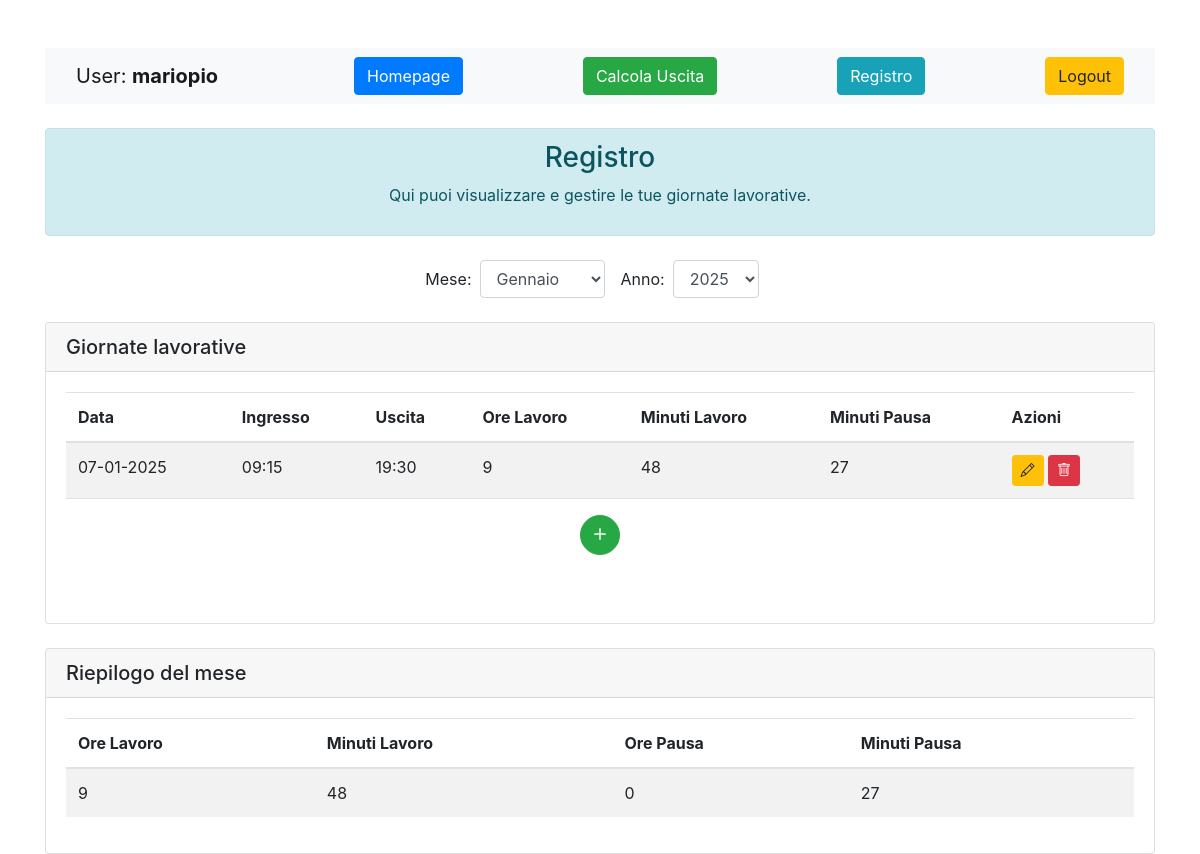
Screenshot of /quandoesco/registro/ (signed in) with the database file from the repository.
### MyApp/models.py (models this page shows, shortened)
class Giornata(models.Model):
    user = models.ForeignKey(User, on_delete=models.CASCADE)
    data = models.DateField()
    ingresso = models.TimeField()
    uscita = models.TimeField()
    ore_lavorate = models.IntegerField()
    minuti_lavorati = models.IntegerField()
    minuti_pausa = models.IntegerField()
    class Meta:
        unique_together = ('user', 'data')  # Un utente può avere solo una 'Giornata' per ogni data

### MyApp/views.py (the view)
# urls.py: path('registro/', views.registro, name='registro'),
@login_required()
def registro(request):
    user = request.user
    mesi = [
        (1, "Gennaio"), (2, "Febbraio"), (3, "Marzo"), (4, "Aprile"),
        (5, "Maggio"), (6, "Giugno"), (7, "Luglio"), (8, "Agosto"),
        (9, "Settembre"), (10, "Ottobre"), (11, "Novembre"), (12, "Dicembre")
    ]
    anni_disponibili = Giornata.objects.filter(user=user).dates('data', 'year', order='DESC')
    anni = [anno.year for anno in anni_disponibili]
    mese_selezionato = int(request.GET.get('mese', datetime.today().month))
    anno_selezionato = int(request.GET.get('anno', datetime.today().year))
    giornate = Giornata.objects.filter(
        user=user,
        data__year=anno_selezionato,
        data__month=mese_selezionato
    )
    ore_lavoro_tot = 0
    minuti_lavoro_tot = 0
    ore_pausa_tot=0
    minuti_pausa_tot=0
    for giornata in giornate:
        ore_lavoro_tot += giornata.ore_lavorate
        minuti_lavoro_tot += giornata.minuti_lavorati
        minuti_pausa_tot += giornata.minuti_pausa
    ore_lavoro_tot += minuti_lavoro_tot//60
    minuti_lavoro_tot = minuti_lavoro_tot % 60
    ore_pausa_tot = minuti_pausa_tot // 60
    minuti_pausa_tot= minuti_pausa_tot % 60
    context = {
        'giornate': giornate,
        'mesi': mesi,
        'anni': anni,
        'mese_selezionato': mese_selezionato,
        'anno_selezionato': anno_selezionato,
        'ore_lavoro_tot': ore_lavoro_tot,
        'minuti_lavoro_tot': minuti_lavoro_tot,
        'ore_pausa_tot': ore_pausa_tot,
        'minuti_pausa_tot': minuti_pausa_tot
    }
    return render(request, 'registro.html', context)

### MyApp/templates/registro.html (shortened to what this page needs)
<!DOCTYPE html>
<html lang="it">
<head>
    <link href="https://stackpath.bootstrapcdn.com/bootstrap/4.5.2/css/bootstrap.min.css" rel="stylesheet">
    <link href="https://cdn.jsdelivr.net/npm/bootstrap-icons/font/bootstrap-icons.css" rel="stylesheet">
</head>
<body>
{% block content %}
    <div class="container mt-5">
        {% include "navbar.html" %}
        <div class="alert alert-info text-center mt-4">
            <h3>Registro</h3>
            <p>Qui puoi visualizzare e gestire le tue giornate lavorative.</p>
        </div>
        <div class="d-flex justify-content-center mt-4">
            <form method="get" class="form-inline" id="filtroForm">
                <label for="mese" class="mr-2">Mese:</label>
                <select name="mese" id="mese" class="form-control mr-3">
                    {% for numero, nome in mesi %}
                        <option value="{{ numero }}" {% if numero == mese_selezionato %}selected{% endif %}>
                            {{ nome }}
                        </option>
                    {% endfor %}
                </select>
                <label for="anno" class="mr-2">Anno:</label>
                <select name="anno" id="anno" class="form-control mr-3">
                    {% for anno in anni %}
                        <option value="{{ anno }}" {% if anno == anno_selezionato %}selected{% endif %}>
                            {{ anno }}
                        </option>
                    {% endfor %}
                </select>
            </form>
        </div>
        <div class="card mt-4">
            <div class="card-header">
                <h5 class="mb-0">Giornate lavorative</h5>
            </div>
            <div class="card-body">
                <table class="table table-striped">
                    <thead>
                    <tr>
                        <th>Data</th>
                        <th>Ingresso</th>
                        <th>Uscita</th>
                        <th>Ore Lavoro</th>
                        <th>Minuti Lavoro</th>
                        <th>Minuti Pausa</th>
                        <th>Azioni</th>
                    </tr>
                    </thead>
                    <tbody>
                    {% for giornata in giornate %}
                        <tr>
                            <td>{{ giornata.data | date:'d-m-Y' }}</td>
                            <td>{{ giornata.ingresso | time:'H:i' }}</td>
                            <td>{{ giornata.uscita | time:'H:i' }}</td>
                            <td>{{ giornata.ore_lavorate }}</td>
                            <td>{{ giornata.minuti_lavorati }}</td>
                            <td>{{ giornata.minuti_pausa }}</td>
                            <td>
                                <a href="{% url 'modifica_giornata' giornata.id %}" class="btn btn-sm btn-warning"
                                   title="Modifica">
                                    <i class="bi bi-pencil"></i>
                                </a>
                                <button class="btn btn-danger btn-sm"
                                        onclick="openDeleteModal('{% url 'elimina_giornata' giornata.id %}')">
                                    <i class="bi bi-trash"></i>
                                </button>
                            </td>
                        </tr>
                    {% empty %}
                        <tr>
                            <td colspan="4" class="text-center">Nessuna giornata registrata.</td>
                        </tr>
                    {% endfor %}
                    <tr>
                        <td colspan="8" class="text-center">
                            <div class="text-center mt-4">
                                <a href="{% url 'salva_giornata' %}"
                                   class="btn btn-success rounded-circle d-flex align-items-center justify-content-center mx-auto"
                                   style="width: 40px; height: 40px; position: relative; bottom: +20px;">
                                    <i class="bi bi-plus" style="font-size: 24px; color: white;"></i>
                                </a>
                            </div>
                        </td>
                    </tr>
                    </tbody>
                </table>
            </div>
        </div>
        <div class="card mt-4">
            <div class="card-header">
                <h5 class="mb-0">Riepilogo del mese</h5>
            </div>
            <div class="card-body">
                <table class="table table-striped">
                    <thead>
                    <tr>
                        <th>Ore Lavoro</th>
                        <th>Minuti Lavoro</th>
                        <th>Ore Pausa</th>
                        <th>Minuti Pausa</th>
                    </tr>
                    </thead>
                    <tbody>
                    <tr>
                        <td>{{ ore_lavoro_tot }}</td>
                        <td>{{ minuti_lavoro_tot }}</td>
                        <td>{{ ore_pausa_tot }}</td>
                        <td>{{ minuti_pausa_tot }}</td>
                    </tr>
                    </tbody>
                </table>
            </div>
        </div>
    </div>
{% endblock %}
</body>
</html>

### MyApp/templates/navbar.html (shortened to what this page needs)
<!DOCTYPE html>
<html lang="en">
<head>
</head>
<body>
    <nav class="navbar navbar-expand-lg navbar-light bg-light">
      <div class="container-fluid">
        <div class="d-flex">
           <a class="navbar-brand">User: <b>{{ user.username }}</b></a>
        </div>
        <div class="d-flex">
          <a href="{% url 'homepage' %}" class="btn btn-primary">Homepage</a>
        </div>
        <div class="d-flex">
          <a href="{% url 'calcola_uscita' %}" class="btn btn-success">Calcola Uscita</a>
        </div>
        <div class="d-flex">
          <a href="{% url 'registro' %}" class="btn btn-info">Registro</a>
        </div>
        <div class="d-flex">
          <a href="{% url 'logout' %}" class="btn btn-warning">Logout</a>
        </div>
      </div>
    </nav>
</body>
</html>

### rows the page displays
Giornata: data "07-01-2025", ingresso "09:15", uscita "19:30", ore_lavorate "9", minuti_lavorati "48", minuti_pausa "27"

### other values shown
{{ user.username }} "mariopio"
{{ ore_lavoro_tot }} "9"
{{ minuti_lavoro_tot }} "48"
{{ ore_pausa_tot }} "0"
{{ minuti_pausa_tot }} "27"
form field mese "Gennaio"
form field anno "2025"
